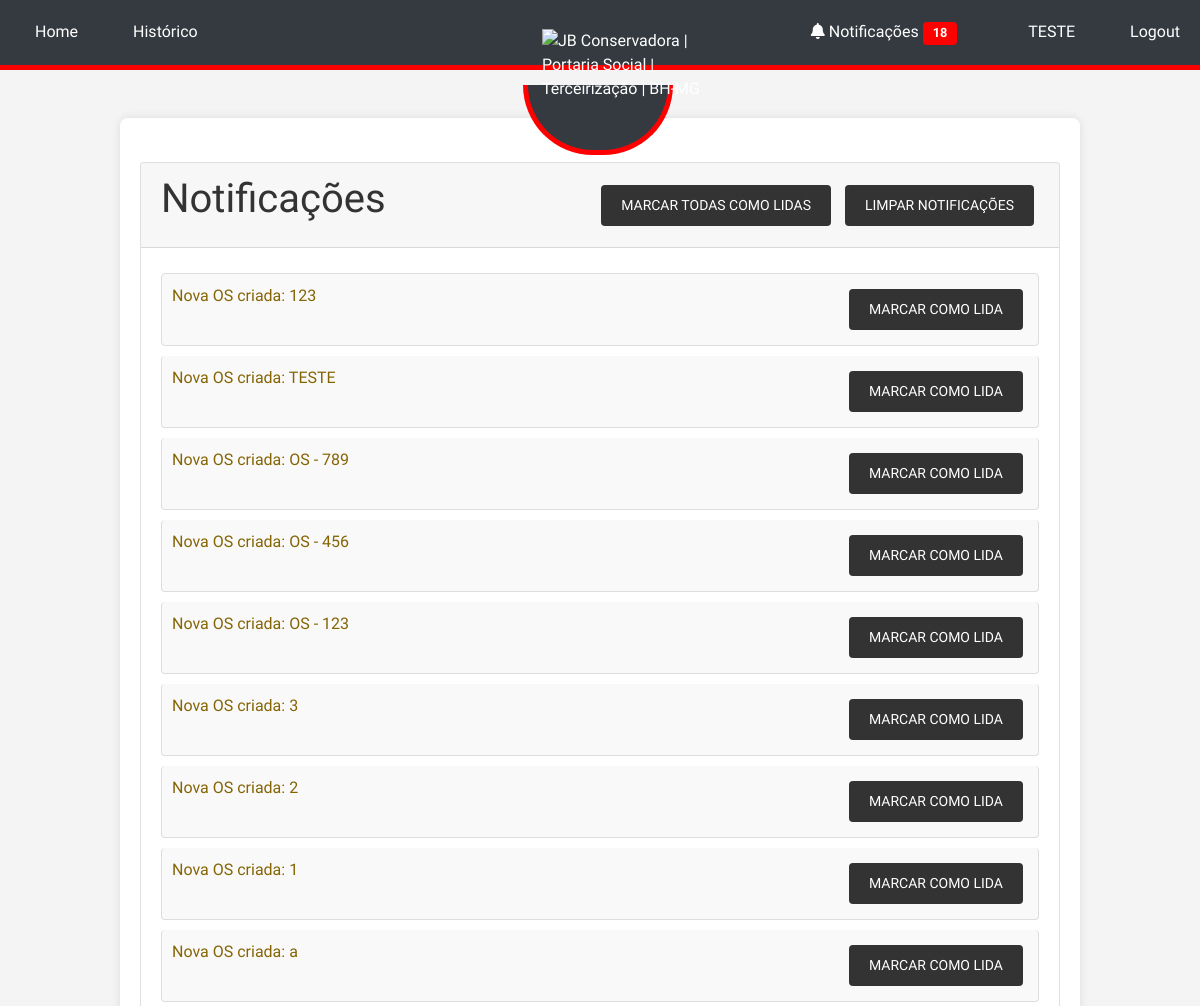
The page /notifications (signed in, upper part) on the database as committed earlier.
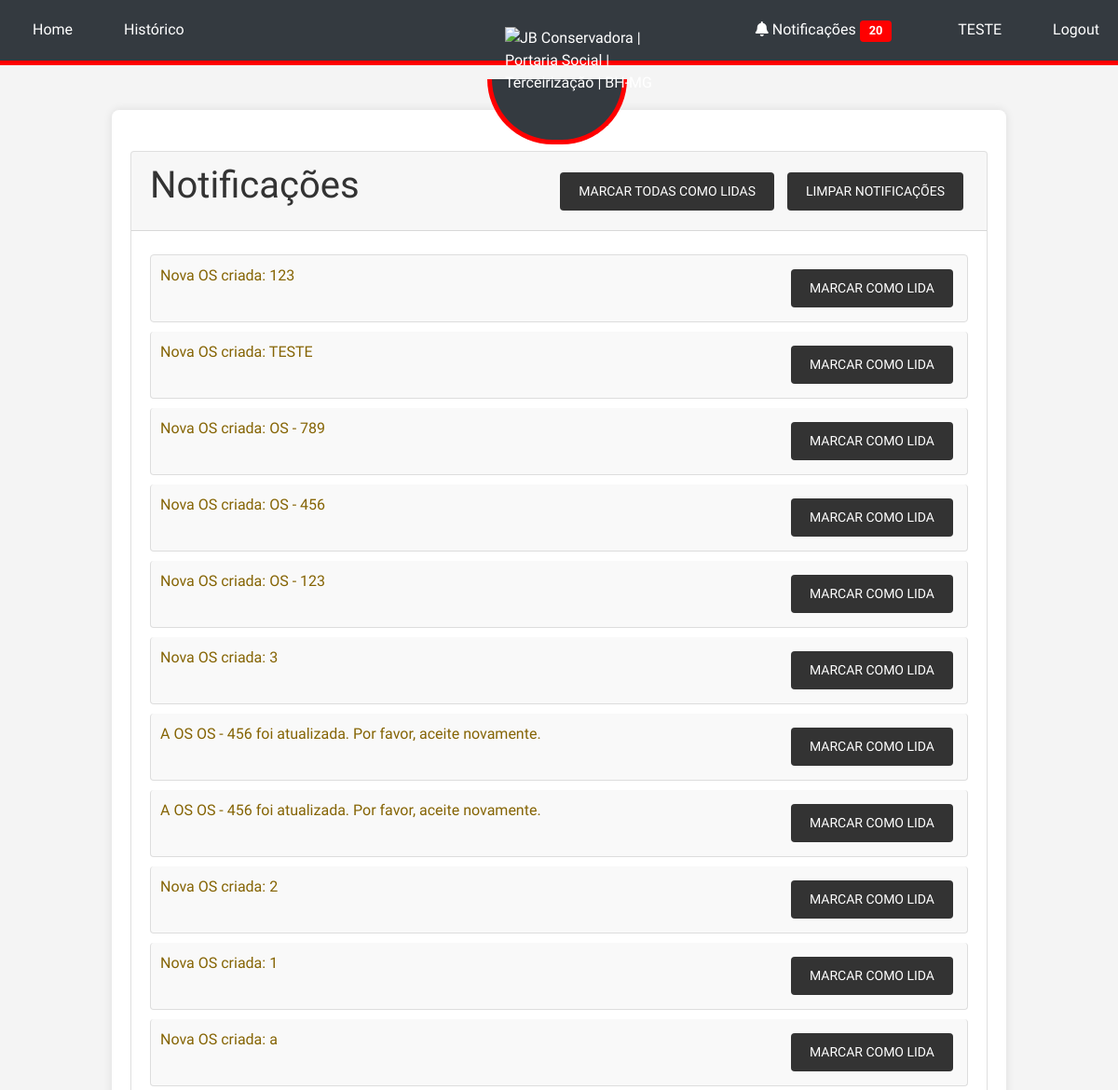
The same page on the database as committed later.
### tables this page shows
CREATE TABLE users (
            id INTEGER PRIMARY KEY AUTOINCREMENT,
            username TEXT NOT NULL UNIQUE,
            password TEXT NOT NULL,
            email TEXT NOT NULL UNIQUE,
            phone TEXT NOT NULL,
            sector TEXT NOT NULL
        );

CREATE TABLE notifications (
            id INTEGER PRIMARY KEY AUTOINCREMENT,
            user_id INTEGER,
            message TEXT,
            is_read INTEGER DEFAULT 0,
            created_at TEXT, os_id INTEGER,
            FOREIGN KEY(user_id) REFERENCES users(id)
        );

### app.py (the view)
    @app.route('/notifications')
    @login_required
    def notifications():
        conn = sqlite3.connect('site.db')
        c = conn.cursor()
        c.execute('SELECT * FROM notifications WHERE user_id = ? ORDER BY created_at DESC', (current_user.id,))
        notifications = c.fetchall()
        conn.close()
        return render_template('notifications.html', notifications=notifications)

### templates/notifications.html
{% extends "base.html" %}
{% block content %}
  <div class="card mt-4">
    <div class="card-header d-flex justify-content-between align-items-center">
      <h1 class="card-title">Notificações</h1>
      <div>
        <a href="{{ url_for('mark_all_as_read') }}" class="btn btn-primary btn-sm">Marcar todas como lidas</a>
        <a href="{{ url_for('clear_notifications') }}" class="btn btn-danger btn-sm">Limpar notificações</a>
      </div>
    </div>
    <div class="card-body">
      <ul class="list-group">
        {% for notification in notifications %}
          <li class="list-group-item {% if not notification[3] %}list-group-item-warning{% endif %}">
            {{ notification[2] }}
            {% if not notification[3] %}
              <a href="{{ url_for('mark_as_read', notification_id=notification[0]) }}" class="btn btn-sm btn-primary float-right ml-2">Marcar como lida</a>
            {% endif %}
          </li>
        {% endfor %}
      </ul>
    </div>
  </div>
{% endblock %}

### templates/base.html (shortened to what this page needs)
<!DOCTYPE html>
<html lang="en">
<head>
    <link rel="stylesheet" href="https://stackpath.bootstrapcdn.com/bootstrap/4.5.2/css/bootstrap.min.css">
    <link rel="stylesheet" href="{{ url_for('static', filename='style.css') }}">
    <link rel="stylesheet" href="https://cdnjs.cloudflare.com/ajax/libs/font-awesome/5.15.3/css/all.min.css">
</head>
<body>
    {% if request.endpoint != 'login' %}
    <div class="navbar">
        <div class="navbar-left">
            <a href="{{ url_for('index') }}" class="menu-item">Home</a>
            {% if current_user.is_authenticated %}
                <a href="{{ url_for('history') }}" class="menu-item">Histórico</a>
            {% else %}
                <a href="{{ url_for('login') }}" class="menu-item">Login</a>
            {% endif %}
        </div>
        <div class="logo-container">
            <img src="https://jbconservadora.com.br/wp-content/uploads/2020/09/logo-final-jb.png" alt="JB Conservadora | Portaria Social | Terceirização | BH-MG" class="logo">
        </div>
        <div class="navbar-right">
            {% if current_user.is_authenticated %}
                <a href="{{ url_for('notifications') }}" class="menu-item mr-3">
                    <i class="fas fa-bell"></i> Notificações
                    {% if g.unread_notifications_count > 0 %}
                        <span class="badge badge-danger">{{ g.unread_notifications_count }}</span>
                    {% endif %}
                </a>
                <a class="menu-item">{{ current_user.username }}</a>
                <a href="{{ url_for('logout') }}" class="menu-item">Logout</a>
            {% endif %}
        </div>
    </div>
    {% endif %}
    <div class="container mt-5">
        {% block content %}{% endblock %}
    </div>
</body>
</html>

### static/style.css (style rules this page uses)
body { font-family: 'Roboto', sans-serif; background-color: #f4f4f4; margin: 0; padding: 0; padding-top: 70px; display: flex; flex-direction: column; align-items: center; justify-content: flex-start; min-height: 100vh; color: #333; }
.container { width: 80%; max-width: 1200px; margin: 20px auto; padding: 20px; background: #fff; box-shadow: 0 0 10px rgba(0, 0, 0, 0.1); border-radius: 8px; }
.navbar { width: 100%; background-color: #333; padding: 10px; display: flex; justify-content: space-between; align-items: center; border-bottom: 5px solid red; position: fixed; top: 0; z-index: 1000; }
.navbar a { color: white; padding: 10px 20px; text-decoration: none; }
h1, h3 { color: #333; text-align: center; }
button, .btn { background-color: #333; color: white; border: none; padding: 10px 20px; margin: 5px; cursor: pointer; border-radius: 4px; text-transform: uppercase; }
.list-group { list-style: none; padding: 0; }
.list-group-item { padding: 10px; margin: 5px 0; background-color: #f9f9f9; border: 1px solid #ddd; border-radius: 4px; }
.badge { padding: 5px 10px; border-radius: 4px; font-size: 0.8em; }
.badge-danger { background-color: red; color: white; }

### templates/base.html (style rules this page uses)
.navbar { position: fixed; top: 0; width: 100%; background-color: #343a40; color: #ffffff; z-index: 1000; padding: 10px 0; }
.navbar .navbar-left, .navbar .navbar-right { display: flex; align-items: center; }
.navbar .navbar-left { flex: 1; justify-content: flex-start; }
.navbar .navbar-right { flex: 1; justify-content: flex-end; }
.navbar .menu-item { margin-left: 15px; color: #ffffff; text-decoration: none; }
.logo-container { position: absolute; top: 100%; left: 52%; transform: translate(-50%, -50%); width: 180px; height: auto; }
.logo-container::before { content: ''; position: absolute; width: 150px; height: 70px; border: 5px solid red; border-top: none; border-bottom-left-radius: 75px; border-bottom-right-radius: 75px; top: 56px; left: -6%; background-color: #343a40; z-index: -1; }
.logo { position: relative; left: 8px; width: 60%; }
.container { margin-top: 70px; }
body { font-family: 'Comfortaa', sans-serif; }

Rows that differ between the two databases and show on the page:
added notifications: message "A OS OS - 456 foi atualizada. Por favor, aceite novamente."
added notifications: message "A OS OS - 456 foi atualizada. Por favor, aceite novamente."
Other text that changed with them:
{{ g.unread_notifications_count }}: "18" → "20"
